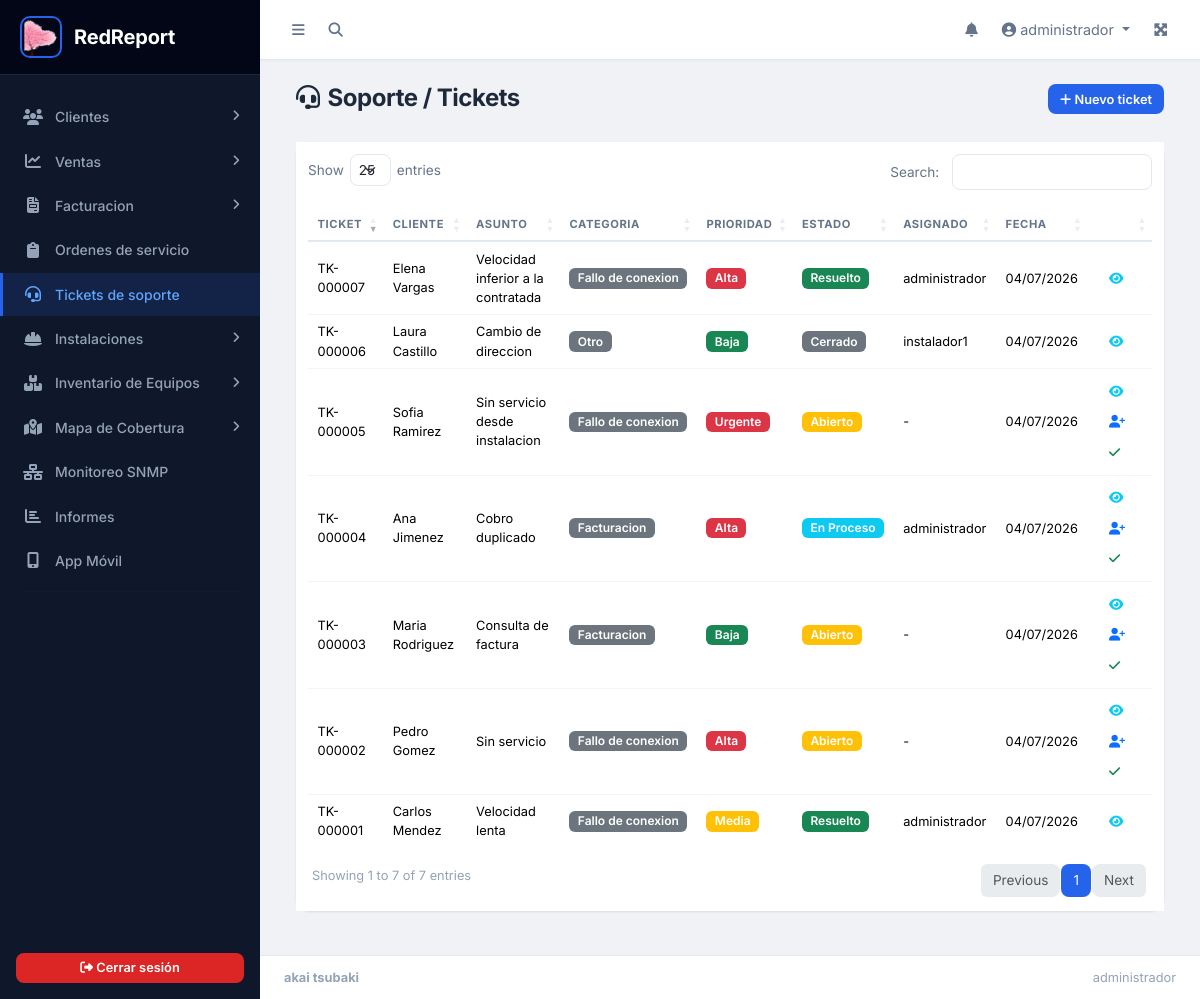
The app's page /tickets/index.php (signed in) with its own data.
### tables this page shows
CREATE TABLE IF NOT EXISTS `tb_tickets` (
  `id_ticket` int(11) NOT NULL,
  `numero_ticket` varchar(20) NOT NULL,
  `id_cliente` int(11) NOT NULL,
  `id_usuario` int(11) DEFAULT NULL,
  `asunto` varchar(200) NOT NULL,
  `descripcion` text DEFAULT NULL,
  `categoria` enum('Fallo de conexion','Equipo','Facturacion','Otro') DEFAULT 'Otro',
  `prioridad` enum('Baja','Media','Alta','Urgente') DEFAULT 'Media',
  `estado` enum('Abierto','En Proceso','Resuelto','Cerrado') DEFAULT 'Abierto',
  `solucion` text DEFAULT NULL,
  `fecha_asignacion` datetime DEFAULT NULL,
  `fecha_resolucion` datetime DEFAULT NULL,
  `fecha_creacion` datetime DEFAULT current_timestamp()
);

CREATE TABLE `tb_clientes` (
  `id_cliente` int(11) NOT NULL,
  `nombre` varchar(100) NOT NULL,
  `documento` varchar(50) NOT NULL,
  `telefono` varchar(20) DEFAULT NULL,
  `direccion` varchar(150) DEFAULT NULL,
  `email` varchar(100) DEFAULT NULL,
  `estado_servicio` enum('Activo','Suspendido','Cortado') NOT NULL DEFAULT 'Activo',
  `password` varchar(255) DEFAULT NULL,
  `lat` decimal(10,7) DEFAULT NULL,
  `lng` decimal(10,7) DEFAULT NULL,
  `fecha_instalacion` datetime DEFAULT NULL,
  `id_instalador` int(11) DEFAULT NULL
);

CREATE TABLE `tb_usuarios` (
  `id_usuario` int(11) NOT NULL,
  `nombre` varchar(50) NOT NULL,
  `documento` varchar(50) NOT NULL,
  `telefono` varchar(50) NOT NULL,
  `email` varchar(100) NOT NULL,
  `password` varchar(255) NOT NULL,
  `id_rol` int(11) NOT NULL,
  `token_reset` varchar(255) NOT NULL DEFAULT '',
  `token_expira` varchar(50) NOT NULL DEFAULT '',
  `google2fa_secret` varchar(255) DEFAULT NULL,
  `fh_creasion` datetime NOT NULL DEFAULT current_timestamp(),
  `intentos_fallidos` int(11) NOT NULL DEFAULT 0,
  `bloqueado_hasta` datetime DEFAULT NULL
);

### app/config/seguridad.php (called while the page is built, shortened)
<?php
function hescape($str) {
    return htmlspecialchars($str, ENT_QUOTES, 'UTF-8');
}
?>

### tickets/index.php (the view, shortened to what this page needs)
<?php
require_once '../app/config/conexion.php';
include('../parte1.php');
$tickets = $pdo->query("SELECT t.*, c.nombre AS cliente_nombre, c.telefono AS cliente_telefono,
    u.nombre AS usuario_nombre FROM tb_tickets t
    LEFT JOIN tb_clientes c ON t.id_cliente = c.id_cliente
    LEFT JOIN tb_usuarios u ON t.id_usuario = u.id_usuario
    ORDER BY t.fecha_creacion DESC")->fetchAll(PDO::FETCH_ASSOC);
$estados = ['Abierto' => 'warning', 'En Proceso' => 'info', 'Resuelto' => 'success', 'Cerrado' => 'secondary'];
$prioridades = ['Baja' => 'success', 'Media' => 'warning', 'Alta' => 'danger', 'Urgente' => 'danger'];
?>
<div class="content-wrapper">
    <div class="content-header"><div class="container-fluid"><div class="row mb-2"><div class="col-sm-6"><h1 class="m-0"><i class="fas fa-headset me-2"></i>Soporte / Tickets</h1></div><div class="col-sm-6 text-end"><button class="btn btn-primary btn-sm" data-bs-toggle="modal" data-bs-target="#modalNuevoTicket"><i class="fas fa-plus"></i> Nuevo ticket</button></div></div></div></div>
    <div class="content"><div class="container-fluid">
        <div class="card"><div class="card-body p-0">
            <div class="table-container">
            <table id="tablaTickets" class="table table-sm mb-0">
                <thead><tr><th>Ticket</th><th>Cliente</th><th>Asunto</th><th>Categoria</th><th>Prioridad</th><th>Estado</th><th>Asignado</th><th>Fecha</th><th></th></tr></thead>
                <tbody>
                    <?php foreach ($tickets as $t): ?>
                    <tr>
                        <td><?= hescape($t['numero_ticket']) ?></td>
                        <td><?= hescape($t['cliente_nombre'] ?? '-') ?></td>
                        <td><?= hescape(mb_substr($t['asunto'], 0, 40)) ?><?= mb_strlen($t['asunto']) > 40 ? '...' : '' ?></td>
                        <td><span class="badge bg-secondary"><?= $t['categoria'] ?></span></td>
                        <td><span class="badge bg-<?= $prioridades[$t['prioridad']] ?? 'secondary' ?>"><?= $t['prioridad'] ?></span></td>
                        <td><span class="badge bg-<?= $estados[$t['estado']] ?? 'secondary' ?>"><?= $t['estado'] ?></span></td>
                        <td><?= hescape($t['usuario_nombre'] ?? '-') ?></td>
                        <td><?= date('d/m/Y', strtotime($t['fecha_creacion'])) ?></td>
                        <td>
                            <button class="btn btn-sm btn-outline-info btn-ver-ticket" data-id="<?= $t['id_ticket'] ?>"><i class="fas fa-eye"></i></button>
                            <?php if ($t['estado'] != 'Resuelto' && $t['estado'] != 'Cerrado'): ?>
                            <button class="btn btn-sm btn-outline-primary btn-asignar-ticket" data-id="<?= $t['id_ticket'] ?>"><i class="fas fa-user-plus"></i></button>
                            <button class="btn btn-sm btn-outline-success btn-resolver-ticket" data-id="<?= $t['id_ticket'] ?>"><i class="fas fa-check"></i></button>
                            <?php endif; ?>
                        </td>
                    </tr>
                        <?php endforeach; ?>
                    </tbody>
            </table>
            </div>
        </div></div>
    </div></div>
</div>
<?php include('../parte2.php'); ?>

### public/css/redreport.css (style rules this page uses)
:root { --sidebar-width: 260px; --sidebar-bg: #0f172a; --sidebar-hover: #1e293b; --sidebar-active: #2563eb; --sidebar-text: #94a3b8; --sidebar-text-hover: #f1f5f9; --sidebar-divider: #1e293b; --navbar-height: 60px; --body-bg: #f0f2f5; --card-shadow: 0 1px 3px rgba(0,0,0,0.06), 0 1px 2px rgba(0,0,0,0.04); --card-shadow-hover: 0 10px 40px rgba(0,0,0,0.08); --border-color: #e2e8f0; --text-primary: #1e293b; --text-secondary: #64748b; --text-muted: #94a3b8; --primary: #2563eb; --primary-dark: #1d4ed8; --success: #16a34a; --warning: #f59e0b; --danger: #dc2626; --info: #0891b2; --font-main: 'Inter', -apple-system, BlinkMacSystemFont, sans-serif; --transition: all 0.2s ease; }
* { box-sizing: border-box; }
body { font-family: var(--font-main); background: var(--body-bg); color: var(--text-primary); -webkit-font-smoothing: antialiased; -moz-osx-font-smoothing: grayscale; }
.content-wrapper { flex: 1; display: flex; flex-direction: column; min-width: 0; background: var(--body-bg); }
.content-header { padding: 1.5rem 1.5rem 0; }
.content-header h1 { font-size: 1.5rem; font-weight: 700; color: var(--text-primary); letter-spacing: -0.02em; }
.content { padding: 1.25rem 1.5rem 1.5rem; flex: 1; overflow-x: hidden; }
.card { border-radius: 14px; box-shadow: var(--card-shadow); margin-bottom: 1.25rem; border: none; background: #ffffff; transition: box-shadow 0.2s ease; }
.card-body { padding: 1.25rem; }
.table-container, .table-wrap { overflow-x: auto; -webkit-overflow-scrolling: touch; background: #ffffff; border-radius: 12px; box-shadow: 0 2px 10px rgba(0,0,0,0.05); padding: 0.75rem; margin-bottom: 0; }
.card-body.p-0 > .table-container, .card-body.p-0 > .table-wrap { border-radius: 0; box-shadow: none; padding: 0.75rem; }
.btn { border-radius: 8px; font-weight: 600; font-size: 0.875rem; padding: 0.5rem 1rem; transition: var(--transition); border: none; }
.btn-sm { padding: 0.35rem 0.75rem; font-size: 0.8rem; }
.btn-primary { background: var(--primary); }
.table { font-size: 0.875rem; margin-bottom: 0; width: 100% !important; }
.table > thead { background: #f8fafc; }
.table > thead th { font-weight: 700; font-size: 0.78rem; text-transform: uppercase; letter-spacing: 0.05em; color: var(--text-secondary); padding: 0.8rem 0.85rem; border-bottom: 2px solid var(--border-color); vertical-align: middle; white-space: nowrap; }
.table > tbody td { padding: 0.7rem 0.85rem; vertical-align: middle; border-bottom: 1px solid #f1f5f9; }
.table > tbody tr:last-child td { border-bottom: none; }
.table-sm > thead th { padding: 0.5rem 0.6rem; font-size: 0.7rem; }
.table-sm > tbody td { padding: 0.45rem 0.6rem; font-size: 0.8rem; }
.badge { font-weight: 600; padding: 0.35em 0.7em; font-size: 0.75rem; border-radius: 6px; }

### parte1.php (style rules this page uses)
body { font-family: 'Inter', sans-serif; }

### records on screen
tb_tickets: numero_ticket "TK-000001", id_cliente.nombre "Carlos Mendez", asunto "Velocidad lenta", categoria "Fallo de conexion", prioridad "Media", estado "Resuelto", id_usuario.nombre "administrador", fecha_creacion "04/07/2026"
tb_tickets: numero_ticket "TK-000002", id_cliente.nombre "Pedro Gomez", asunto "Sin servicio", categoria "Fallo de conexion", prioridad "Alta", estado "Abierto", usuario_nombre "-", fecha_creacion "04/07/2026"
tb_tickets: numero_ticket "TK-000003", id_cliente.nombre "Maria Rodriguez", asunto "Consulta de factura", categoria "Facturacion", prioridad "Baja", estado "Abierto", usuario_nombre "-", fecha_creacion "04/07/2026"
tb_tickets: numero_ticket "TK-000004", id_cliente.nombre "Ana Jimenez", asunto "Cobro duplicado", categoria "Facturacion", prioridad "Alta", estado "En Proceso", id_usuario.nombre "administrador", fecha_creacion "04/07/2026"
tb_tickets: numero_ticket "TK-000005", id_cliente.nombre "Sofia Ramirez", asunto "Sin servicio desde instalacion", categoria "Fallo de conexion", prioridad "Urgente", estado "Abierto", usuario_nombre "-", fecha_creacion "04/07/2026"
tb_tickets: numero_ticket "TK-000006", id_cliente.nombre "Laura Castillo", asunto "Cambio de direccion", categoria "Otro", prioridad "Baja", estado "Cerrado", id_usuario.nombre "instalador1", fecha_creacion "04/07/2026"
tb_tickets: numero_ticket "TK-000007", id_cliente.nombre "Elena Vargas", asunto "Velocidad inferior a la contratada", categoria "Fallo de conexion", prioridad "Alta", estado "Resuelto", id_usuario.nombre "administrador", fecha_creacion "04/07/2026"

### other values on screen
APP_NAME "RedReport"
$_SESSION['usuario'] "administrador"
